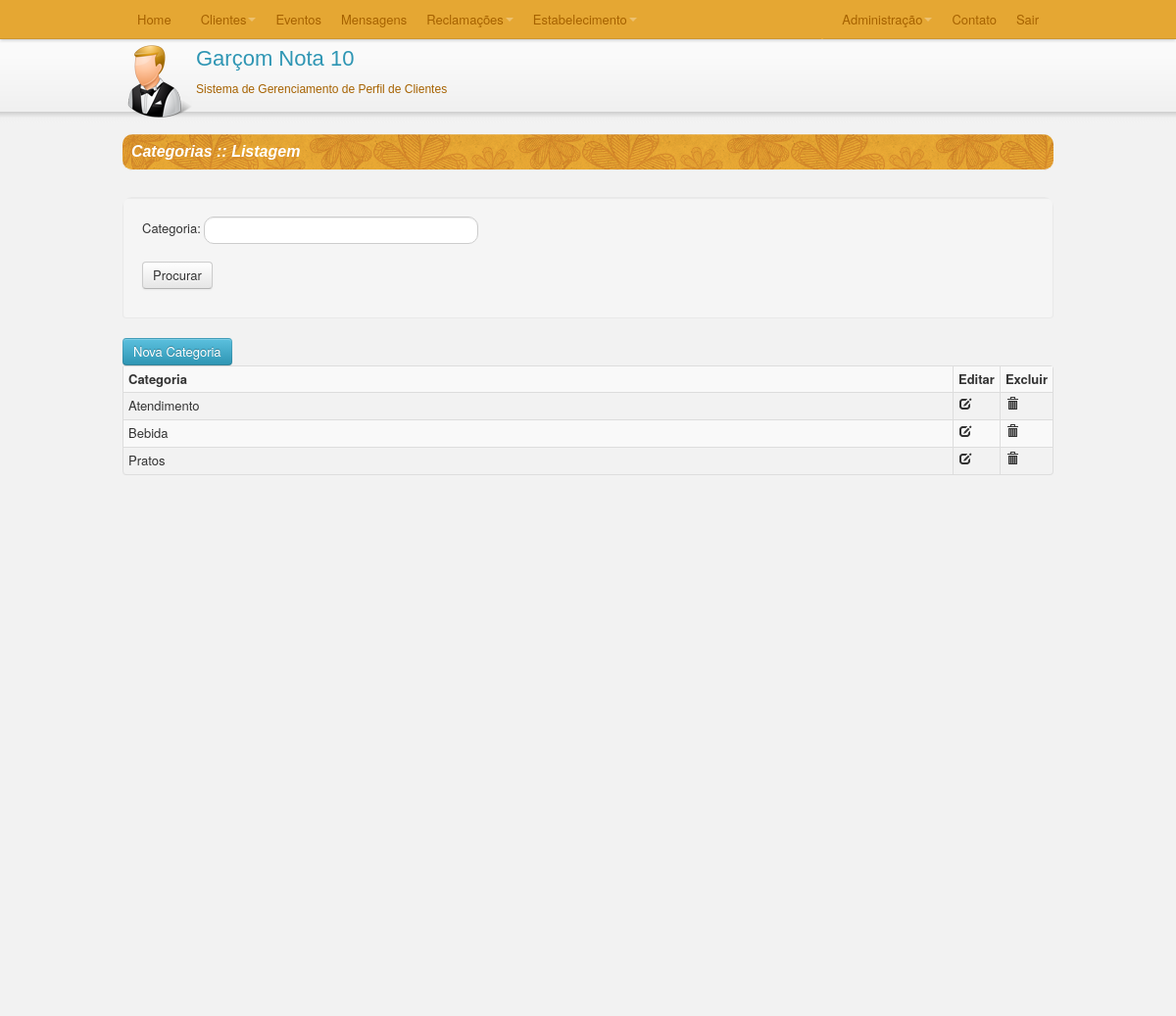
The app's page /TCC/C/listaCatReclamacao.php with its own data.
### TCC/C/listaCatReclamacao.php (called while the page is built, shortened)
<?php
require_once("SmartyConf.php");
require_once("../M/classes/CategoriaReclamacao.class.php");
require_once("../M/dao/CategoriaReclamacaoDAO.class.php");
$con = new Conexao();
$DAO = new CategoriaReclamacaoDAO($con->getConexao());
if(isset($_REQUEST['catReclamacao'])){
    $catReclamacao = $_REQUEST['catReclamacao'];
}else{
    $catReclamacao = "";
}
if($catReclamacao != ""){
    $categorias = $DAO->getCatReclamacaoByDesc($catReclamacao);
    $smarty->assign("descricao",$catReclamacao);
}else{
    $categorias = $DAO->getCatReclamacoes();
}
$totalCategorias = count($categorias);
$smarty->assign("ret",$_REQUEST['ret']);
$smarty->assign("totalCategorias",$totalCategorias);
$smarty->assign("categorias",$categorias);
$smarty->display("listaCatReclamacao.html");

### TCC/M/classes/CategoriaReclamacao.class.php (called while the page is built)
<?php
class CategoriaReclamacao {
    private $catReclamacao_id, $catReclamacao_desc;
    public function getCatReclamacao_ID() {
        return $this->catReclamacao_id;
    }
    public function getCatReclamacao_Desc() {
        return $this->catReclamacao_desc;
    }
    public function setCatReclamacao_ID($catReclamacao_id) {
        $this->catReclamacao_id = $catReclamacao_id;
    }
    public function setCatReclamacao_Desc($catReclamacao_desc) {
        $this->catReclamacao_desc = $catReclamacao_desc;
    }
}
?>

### TCC/M/dao/CategoriaReclamacaoDAO.class.php (called while the page is built, shortened)
<?php
class CategoriaReclamacaoDAO {
    private $conexao;
    function __construct($conexao) {
        $this->conexao = $conexao;
    }
    function getCatReclamacoes(){
        $sql = "SELECT
					cat_id
					,cat_descricao
				FROM categoriareclamacao
				ORDER BY cat_descricao";
        $categorias = array();
        $query = mysql_query($sql,$this->conexao);
        while($rows = mysql_fetch_array($query)) {
            $catReclamacao = new CategoriaReclamacao;
            $catReclamacao->setCatReclamacao_ID($rows['cat_id']);
            $catReclamacao->setCatReclamacao_Desc($rows['cat_descricao']);
            $categorias[] = $catReclamacao;
        }
        return $categorias;
    }
}
?>

### TCC/V/smarty/templates_c/%%DB^DBC^DBCD2754%%listaCatReclamacao.html.php (the view, shortened to what this page needs)
 <?php $_smarty_tpl_vars = $this->_tpl_vars;
$this->_tpl_vars = $_smarty_tpl_vars;
 ?>
<html>
    <?php echo '
    <head>
        <title>Categorias</title>
        <meta http-equiv="Content-Type" content="text/html; charset=UTF-8">
        <link rel="stylesheet" type="text/css" href="../V/css/bootstrap.css">
        <link rel="stylesheet" type="text/css" href="../V/css/bootstrap.min.css">
        <link rel="stylesheet" type="text/css" href="../V/css/processo.css">
        <script type="text/javascript" language="JavaScript" src="../V/js/bootstrap.js"></script>
        <script type="text/javascript" >
            $(function(){
                $("[rel=tooltip]").tooltip();
            });
           function abreNovaCategoria(){
               window.location.href="cadCatReclamacao.php";
           }
           function editarCatReclamacao(idCatReclamacao){
             window.location.href="cadCatReclamacao.php?idCatReclamacao="+idCatReclamacao;
           }
           function enviar(){
               $("#formCategoria").submit();
           }
           function excluirCatReclamacao(idCatReclamacao){
               if(confirm("Deseja realmente Excluir?")){
                   location.href="excluirCatReclamacao.php?idCatReclamacao="+idCatReclamacao;
               }else{
                   return false;
               }
           }
        </script>
    </head>
    '; ?>
    <body>
        <div id="conteudo" <?php if ($this->_tpl_vars['totalCategorias'] > 10): ?> style='height:100%;' <?php endif; ?>>
            <div class="container1">
                    <fieldset id="tabelaCadastro">
                        <legend id="textoNavegacao">&nbsp;&nbsp;Categorias :: Listagem</legend>
                        <form class="well form-search" name="formCategoria" id="formCategoria" method="POST" action="listaCatReclamacao.php">
                                <div class="control-group">
                                    <div class="controls" style="margin-bottom:10px;">
                                        <label for="catReclamacao" class="control-label" style="font-size:13px;">Categoria:</label>
                                        <input type="text" id="catReclamacao" name="catReclamacao" class="input-xlarge arrendondaInputSelect" value="<?php echo $this->_tpl_vars['descricao']; ?>
">
                                    <div>
                                        <br/>
                                        <button type="submit" onclick="enviar();" class="btn">Procurar</button>
                                    </div>
                                    </div>
                                </div>
                           </form>
                    </fieldset>
                    <button onclick="return abreNovaCategoria();" class="btn btn-info">Nova Categoria</button>
                    <div class="grid">
                          <table class="table table-striped table-bordered table-condensed">
                              <tr>
                                  <th>Categoria</th>
                                  <th class=tdBotao>Editar</th>
                                  <th class=tdBotao>Excluir</th>
                              </tr>
                              <?php $_from = $this->_tpl_vars['categorias']; if (!is_array($_from) && !is_object($_from)) { settype($_from, 'array'); }if (count($_from)):
    foreach ($_from as $this->_tpl_vars['categoria']):
?>
                              <tr>
                                  <td><?php echo $this->_tpl_vars['categoria']->getCatReclamacao_Desc(); ?>
</td>
                                  <td>
                                    <a href="#" rel="tooltip" onclick="return editarCatReclamacao(<?php echo $this->_tpl_vars['categoria']->getCatReclamacao_ID(); ?>
);"  title="Clique para Editar esta Categoria">
                                          <i class="icon-edit"></i>
                                      </a>
                                  </td>
                                  <td>
                                      <a href="#" rel="tooltip" onclick="return excluirCatReclamacao('<?php echo $this->_tpl_vars['categoria']->getCatReclamacao_ID(); ?>
');" title="Clique para Excluir esta Categoria">
                                          <i class="icon-trash"></i>
                                      </a>
                                  </td>
                              </tr>
                              <?php endforeach; endif; unset($_from); ?>
                          </table>
                    </div>
            </div>
       </div>
    </body>
</html>

### TCC/V/css/processo.css (style rules this page uses)
#textoNavegacao { font-family:Arial; font-style: italic; font-size:16px; font-weight:bold; background-color:#E5A533; background:url('../img/bgTopo2.png') top left repeat-x; color:white; width: 950px; -moz-border-radius: 10px; -webkit-border-radius: 10px; border-radius: 10px; }
#tabelaCadastro { width: 950px; overflow: auto; -moz-border-radius: 10px; -webkit-border-radius: 10px; border-radius: 10px; }
.arrendondaInputSelect { -moz-border-radius: 10px; -webkit-border-radius: 10px; border-radius: 10px; }
* { margin:0; padding:0; }
.container1 { width:950px; margin:0 auto;height:100%; }
#conteudo { background:#f2f2f2;height:900px; }
.tdBotao { width: 10px; }

### records on screen
categoriareclamacao: cat_descricao "Atendimento"
categoriareclamacao: cat_descricao "Bebida"
categoriareclamacao: cat_descricao "Pratos"
